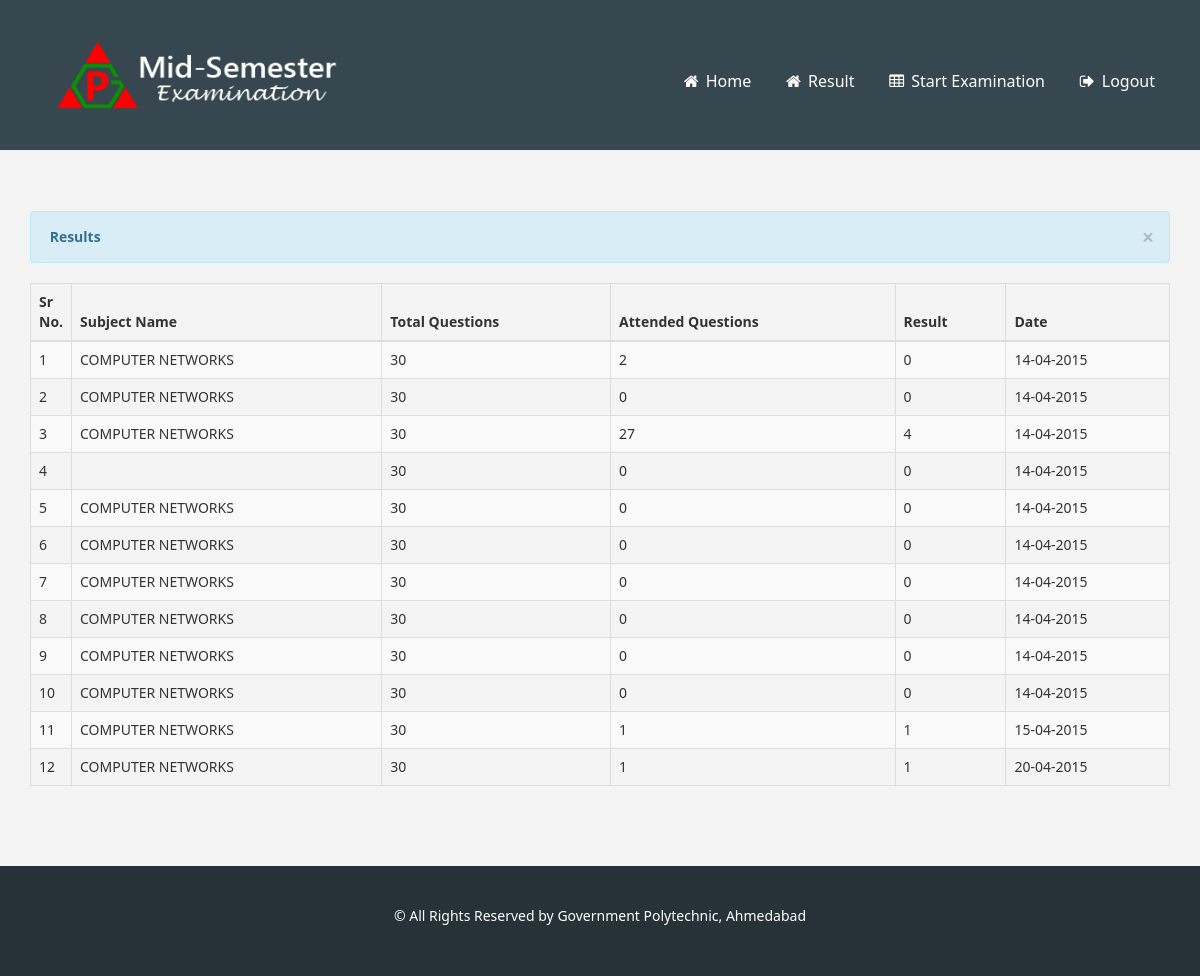
/result.php (signed in), run on the app's committed database.
### tables this page shows
CREATE TABLE IF NOT EXISTS `result_gpa` (
  `id` int(11) NOT NULL AUTO_INCREMENT,
  `user_id` int(12) NOT NULL,
  `branch` varchar(40) NOT NULL,
  `sem` int(2) NOT NULL,
  `subject` varchar(40) NOT NULL,
  `attend_que` int(2) NOT NULL,
  `obtained_marks` int(2) NOT NULL,
  `exam_date` datetime NOT NULL,
  PRIMARY KEY (`id`)
);

### dbsettings.php (called while the page is built, shortened)
<?php
$dbname="oes_gpa";
?>

### oesdb.php (called while the page is built, shortened)
<?php
include_once 'dbsettings.php';
$conn=false;
function executeQuery($query)
{
    global $conn,$dbserver,$dbname,$dbpassword,$dbusername;
    if (!($conn = @mysql_connect ($dbserver,$dbusername,$dbpassword)))
         $message="Cannot connect to server";
    $result=mysql_query($query,$conn);
    if(!$result)
        $message="Error while executing query.<br/>Mysql Error: ".mysql_error();
    else
        return $result;
}
?>

### result.php (the view, shortened to what this page needs)
<!DOCTYPE html>
<html>
<?php
include ('include/head.php');
include ('oesdb.php');
$res = executeQuery("select * from result_gpa where user_id=".$_SESSION['user_id']);
?>
<body>
    <?php include ('include/header.php'); ?>
    <div class="container result-container">
        <div class="container">
        <div class="row-fluid">
            <div class="span9">
                <div class="hero-unit-3">
                    <div class="row-fluid">
                        <div class="span12">
                            <div class="hero-unit-3">
                                <table cellpadding="0" cellspacing="0" border="0" class="table table-striped table-bordered" id="example">
                                    <div class="alert alert-info">
                                        <button type="button" class="close" data-dismiss="alert">&times;</button>
                                        <strong><i class="icon-user icon-large"></i>&nbsp;Results</strong>
                                    </div>
                                    <thead>
                                        <tr>
                                            <th>Sr No.</th>
                                            <th>Subject Name</th>
                                            <th>Total Questions</th>
                                            <th>Attended Questions</th>
                                            <th>Result</th>
                                            <th>Date</th>
                                        </tr>
                                    </thead>
                                    <tbody>
                                        <?php
                                            $count = 1;
                                            while ($row = mysql_fetch_array($res)) {
                                        ?>
                                        <tr class="odd gradeX">
                                            <td width="40"><?php echo $count; ?></td>
                                            <td><?php echo $row['subject']; ?></td>
                                            <td>30</td>
                                            <td><?php echo $row['attend_que']; ?></td>
                                            <td><?php echo $row['obtained_marks']; ?></td>
                                            <td><?php echo date('d-m-Y',strtotime($row['exam_date'])); ?></td>
                                        </tr>
                                    <?php $count++; } ?>
                                    </tbody>
                                </table>
                            </div>
                        </div>
                    </div>
                </div>
            </div>
        </div>
    </div>
    </div>
</body>
    <?php include ('include/footer.php'); ?>
<html>

### include/head.php (shortened to what this page needs)
<link rel="stylesheet" type="text/css" href="css/bootstrap.css">
<link rel="stylesheet" type="text/css" href="css/animate.css">
<link rel="stylesheet" type="text/css" href="css/font-awesome.min.css">
<link rel="stylesheet" type="text/css" href="css/main.css">
<link rel="stylesheet" type="text/css" href="css/timeTo.css">

### include/header.php (shortened to what this page needs)
<?php
$filepage = explode('/',$_SERVER['REQUEST_URI']);
$filepage = end($filepage);
?>
<header class="main-header">
	<div class="container">
		<div class="row">
			<div class="col-md-4">
				<a href="home.php"><img src="images/logo.png" class="main-logo" alt="Government Polytechnic Logo Image"></a>
			</div>
			<div class="col-md-8">
				<ul class="nav nav-pills pull-right main-nav" role="tablist">
					<?php if(isset($_SESSION['user_id'])) {
						if($filepage != 'examination.php'){ ?>
							<li><a href="home.php"><i class="fa fa-home fa-fw"></i> Home</a></li>
							<li><a href="result.php"><i class="fa fa-home fa-fw"></i> Result</a></li>
							<li><a href="start_examination.php"><i class="fa fa-table fa-fw"></i> Start Examination</a></li>
							<li><a href="logout.php"> <i class="fa fa-sign-out fa-fw"></i> Logout</a></li>
						<?php } else { ?>
							<li><a href="result_count.php" id="endExamBtn"> <i class="fa fa-user fa-fw"></i> End-Exam</a></li>
							<li><a href="logout.php"> <i class="fa fa-sign-out fa-fw"></i> Logout</a></li>
						<?php }
					} ?>
				</ul>
			</div>
		</div>
	</div>
</header>

### include/footer.php (shortened to what this page needs)
<!DOCTYPE html>
<html>
	<footer>
		<p class="text-center footer">&copy; All Rights Reserved by <a href="index.php">Government Polytechnic, Ahmedabad</a></p>
	</footer>
</html>

### css/main.css (style rules this page uses)
body { font-family: "Segoe UI",'Roboto', sans-serif; -webkit-font-smoothing: antialiased; font-size: 14px; font-weight: 500; line-height: 1.42857143; background-color: #f4f4f4; -webkit-tap-highlight-color: rgba(0, 0, 0, 0); -webkit-touch-callout: none; -webkit-text-size-adjust: 100%; -webkit-font-smoothing: antialiased; text-rendering: optimizeLegibility; }
.main-header { background-color: #37474F; padding: 40px 0; border-bottom: 1px solid #EEE; }
.main-nav { font-size: 16px; margin-top: 20px; }
.main-nav li a { color: #FFF; }
.main-logo { height: 70px; width: 320px; }
.footer a { color: #FFF; }
.result-container { padding: 60px 0; }
footer { background-color: #263238; color: #FFF; padding: 40px 0; }
footer a { color: #BBDEFB; }

### data on the page
result_gpa: subject "COMPUTER NETWORKS", attend_que "2", obtained_marks "0", exam_date "14-04-2015"
result_gpa: subject "COMPUTER NETWORKS", attend_que "0", obtained_marks "0", exam_date "14-04-2015"
result_gpa: subject "COMPUTER NETWORKS", attend_que "27", obtained_marks "4", exam_date "14-04-2015"
result_gpa: attend_que "0", obtained_marks "0", exam_date "14-04-2015"
result_gpa: subject "COMPUTER NETWORKS", attend_que "0", obtained_marks "0", exam_date "14-04-2015"
result_gpa: subject "COMPUTER NETWORKS", attend_que "0", obtained_marks "0", exam_date "14-04-2015"
result_gpa: subject "COMPUTER NETWORKS", attend_que "0", obtained_marks "0", exam_date "14-04-2015"
result_gpa: subject "COMPUTER NETWORKS", attend_que "0", obtained_marks "0", exam_date "14-04-2015"
result_gpa: subject "COMPUTER NETWORKS", attend_que "0", obtained_marks "0", exam_date "14-04-2015"
result_gpa: subject "COMPUTER NETWORKS", attend_que "0", obtained_marks "0", exam_date "14-04-2015"
result_gpa: subject "COMPUTER NETWORKS", attend_que "1", obtained_marks "1", exam_date "15-04-2015"
result_gpa: subject "COMPUTER NETWORKS", attend_que "1", obtained_marks "1", exam_date "20-04-2015"
